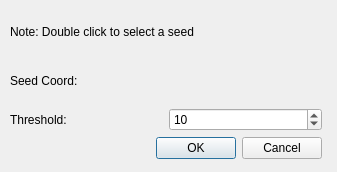
<?xml version="1.0" encoding="UTF-8"?>
<ui version="4.0">
 <class>DialogRegionGrowth</class>
 <widget class="QDialog" name="DialogRegionGrowth">
  <property name="geometry">
   <rect>
    <x>0</x>
    <y>0</y>
    <width>337</width>
    <height>172</height>
   </rect>
  </property>
  <property name="windowTitle">
   <string>Region Growth Setting</string>
  </property>
  <widget class="QWidget" name="">
   <property name="geometry">
    <rect>
     <x>10</x>
     <y>10</y>
     <width>312</width>
     <height>149</height>
    </rect>
   </property>
   <layout class="QVBoxLayout" name="verticalLayout_2">
    <item>
     <layout class="QVBoxLayout" name="verticalLayout">
      <item>
       <widget class="QLabel" name="label">
        <property name="text">
         <string>Note: Double click to select a seed</string>
        </property>
       </widget>
      </item>
      <item>
       <widget class="QLabel" name="label_seed_coord">
        <property name="text">
         <string>Seed Coord:</string>
        </property>
       </widget>
      </item>
      <item>
       <layout class="QHBoxLayout" name="horizontalLayout">
        <item>
         <widget class="QLabel" name="label_2">
          <property name="text">
           <string>Threshold:</string>
          </property>
         </widget>
        </item>
        <item>
         <widget class="QSpinBox" name="spinBox">
          <property name="prefix">
           <string/>
          </property>
          <property name="minimum">
           <number>1</number>
          </property>
          <property name="maximum">
           <number>100</number>
          </property>
          <property name="value">
           <number>10</number>
          </property>
         </widget>
        </item>
       </layout>
      </item>
     </layout>
    </item>
    <item>
     <widget class="QDialogButtonBox" name="buttonBox">
      <property name="orientation">
       <enum>Qt::Horizontal</enum>
      </property>
      <property name="standardButtons">
       <set>QDialogButtonBox::Cancel|QDialogButtonBox::Ok</set>
      </property>
     </widget>
    </item>
   </layout>
  </widget>
 </widget>
 <resources/>
 <connections>
  <connection>
   <sender>buttonBox</sender>
   <signal>accepted()</signal>
   <receiver>DialogRegionGrowth</receiver>
   <slot>accept()</slot>
   <hints>
    <hint type="sourcelabel">
     <x>248</x>
     <y>254</y>
    </hint>
    <hint type="destinationlabel">
     <x>157</x>
     <y>274</y>
    </hint>
   </hints>
  </connection>
  <connection>
   <sender>buttonBox</sender>
   <signal>rejected()</signal>
   <receiver>DialogRegionGrowth</receiver>
   <slot>reject()</slot>
   <hints>
    <hint type="sourcelabel">
     <x>316</x>
     <y>260</y>
    </hint>
    <hint type="destinationlabel">
     <x>286</x>
     <y>274</y>
    </hint>
   </hints>
  </connection>
 </connections>
</ui>
